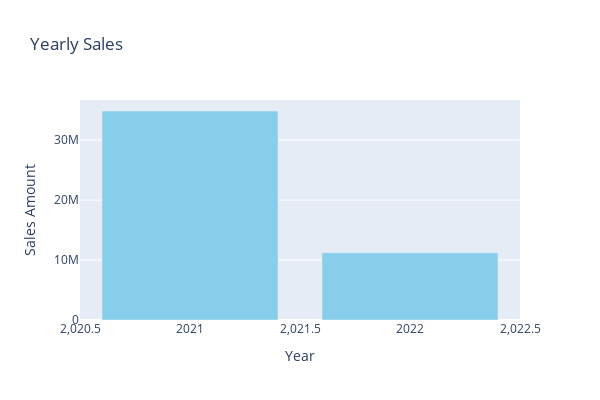

The notebook cell saved with this chart:
### Code cell
fig = px.bar(
    x=yearly_sales.index,
    y=yearly_sales.values,
    labels={"x": "Year", "y": "Sales Amount"},
    title="Yearly Sales",
    color_discrete_sequence=["skyblue"]
)
fig.update_layout(width=600, height=400)
fig.show()
print() 

fig.write_image("Yearly sales.png",height=400,width=600)
Image("Yearly sales.png")

### Figure 1 — Plotly figure (JSON) as saved in the notebook; plotly's stock layout.template omitted (floating-point values rounded to 4 significant figures)
{"data": [{"hovertemplate": "Year=%{x}<br>Sales Amount=%{y}<extra></extra>", "legendgroup": "", "marker": {"color": "skyblue", "pattern": {"shape": ""}}, "name": "", "orientation": "v", "showlegend": false, "textposition": "auto", "type": "bar", "x": [2021, 2022], "xaxis": "x", "y": [34870000.0, 11220000.0], "yaxis": "y"}], "layout": {"barmode": "relative", "height": 400, "legend": {"tracegroupgap": 0}, "title": {"text": "Yearly Sales"}, "width": 600, "xaxis": {"anchor": "y", "autorange": true, "domain": [0, 1], "range": [2020.0, 2022.0], "title": {"text": "Year"}, "type": "linear"}, "yaxis": {"anchor": "x", "autorange": true, "domain": [0, 1], "range": [0, 36700000.0], "title": {"text": "Sales Amount"}, "type": "linear"}}}
